Frame 1 (no input): blank canvas, image omitted
Frame 60 (the mouse pressed at the canvas centre just before this capture): blank canvas, image omitted
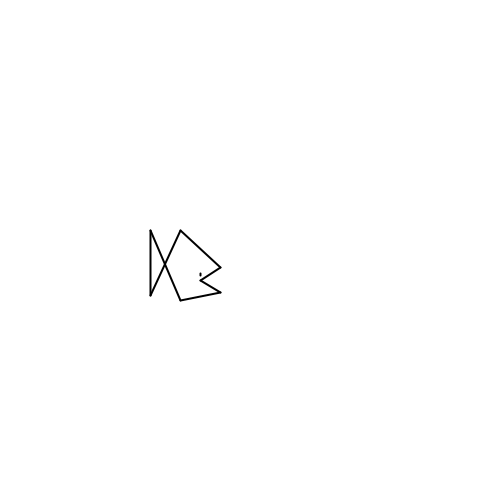
Frame 120 (the mouse held since frame 60 and released just before this capture)

The Processing sketch whose frames 1 and 60 were blank and that drew this single picture after the mouse press (run headless with seeded random() and noise(); from frame 60 on, the mouse is pressed at the canvas centre):

// Processing sketch: processing_8140
// ── processing_8140.pde

//Un poisson nommé Tantale

void setup(){

background(255);
size(500,500);
smooth();

//gère la vitesse de lecture de la boucle
frameRate(15);

strokeWeight(2);
}

void draw(){

  background(255);
  
  /*déclaration de variable pour utiliser 
  la même valeur sortie aléatoirement 
  à plusieurs  endroits en même temps*/
  float a=random(0, 20);
  
  //bouche
  line(mouseX-50,mouseY+30,mouseX-30,mouseY+30-a);
  line(mouseX-50,mouseY+30,mouseX-30,mouseY+30+a);
  
  //corps
  line(mouseX-70,mouseY-20,mouseX-30,mouseY+30-a);
  line(mouseX-100,mouseY-20,mouseX-70,mouseY+50);
  line(mouseX-100,mouseY+45,mouseX-70,mouseY-20);
  line(mouseX-100,mouseY-20,mouseX-100,mouseY+45);
  line(mouseX-70,mouseY+50,mouseX-30,mouseY+30+a);
  
  //oeil
  line(mouseX-50,mouseY+25,mouseX-50,mouseY+23);
 
}
